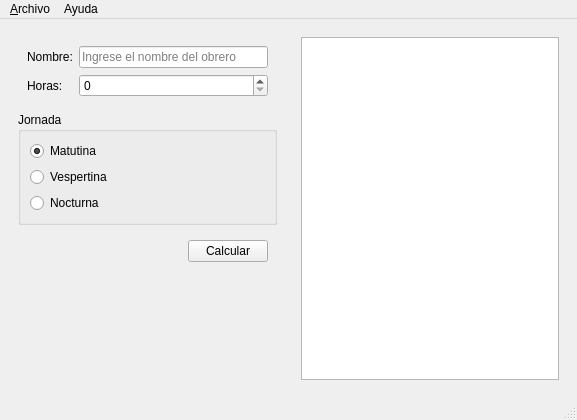
<?xml version="1.0" encoding="UTF-8"?>
<ui version="4.0">
 <class>Principal</class>
 <widget class="QMainWindow" name="Principal">
  <property name="geometry">
   <rect>
    <x>0</x>
    <y>0</y>
    <width>577</width>
    <height>420</height>
   </rect>
  </property>
  <property name="windowTitle">
   <string>Principal</string>
  </property>
  <widget class="QWidget" name="centralwidget">
   <layout class="QHBoxLayout" name="horizontalLayout">
    <item>
     <widget class="QWidget" name="widget_2" native="true">
      <layout class="QVBoxLayout" name="verticalLayout_2">
       <item>
        <widget class="QWidget" name="widget" native="true">
         <layout class="QFormLayout" name="formLayout">
          <item row="0" column="0">
           <widget class="QLabel" name="label">
            <property name="text">
             <string>Nombre:</string>
            </property>
           </widget>
          </item>
          <item row="1" column="0">
           <widget class="QLabel" name="label_2">
            <property name="text">
             <string>Horas:</string>
            </property>
           </widget>
          </item>
          <item row="1" column="1">
           <widget class="QSpinBox" name="inHoras">
            <property name="toolTip">
             <string>Numero de horas trabajadas por semana</string>
            </property>
            <property name="maximum">
             <number>50</number>
            </property>
           </widget>
          </item>
          <item row="0" column="1">
           <widget class="QLineEdit" name="inNombre">
            <property name="toolTip">
             <string>&lt;html&gt;&lt;head/&gt;&lt;body&gt;&lt;p&gt;&lt;span style=&quot; font-weight:600;&quot;&gt;Nombre&lt;/span&gt; del obrero&lt;/p&gt;&lt;/body&gt;&lt;/html&gt;</string>
            </property>
            <property name="placeholderText">
             <string>Ingrese el nombre del obrero</string>
            </property>
           </widget>
          </item>
         </layout>
        </widget>
       </item>
       <item>
        <widget class="QGroupBox" name="groupBox">
         <property name="toolTip">
          <string>Tipo de jordana laboral</string>
         </property>
         <property name="title">
          <string>Jornada</string>
         </property>
         <layout class="QVBoxLayout" name="verticalLayout_3">
          <item>
           <widget class="QRadioButton" name="inMatutina">
            <property name="text">
             <string>Matutina</string>
            </property>
            <property name="checked">
             <bool>true</bool>
            </property>
           </widget>
          </item>
          <item>
           <widget class="QRadioButton" name="inVespertina">
            <property name="text">
             <string>Vespertina</string>
            </property>
           </widget>
          </item>
          <item>
           <widget class="QRadioButton" name="inNocturna">
            <property name="text">
             <string>Nocturna</string>
            </property>
           </widget>
          </item>
         </layout>
        </widget>
       </item>
       <item>
        <widget class="QWidget" name="widget_4" native="true">
         <layout class="QHBoxLayout" name="horizontalLayout_2">
          <item>
           <spacer name="horizontalSpacer">
            <property name="orientation">
             <enum>Qt::Horizontal</enum>
            </property>
            <property name="sizeHint" stdset="0">
             <size>
              <width>40</width>
              <height>20</height>
             </size>
            </property>
           </spacer>
          </item>
          <item>
           <widget class="QPushButton" name="cmdCalcular">
            <property name="toolTip">
             <string>Calcular Salario</string>
            </property>
            <property name="text">
             <string>Calcular</string>
            </property>
           </widget>
          </item>
         </layout>
        </widget>
       </item>
       <item>
        <spacer name="verticalSpacer">
         <property name="orientation">
          <enum>Qt::Vertical</enum>
         </property>
         <property name="sizeHint" stdset="0">
          <size>
           <width>20</width>
           <height>40</height>
          </size>
         </property>
        </spacer>
       </item>
      </layout>
     </widget>
    </item>
    <item>
     <widget class="QWidget" name="widget_3" native="true">
      <layout class="QVBoxLayout" name="verticalLayout">
       <item>
        <widget class="QPlainTextEdit" name="outResultado">
         <property name="readOnly">
          <bool>true</bool>
         </property>
        </widget>
       </item>
      </layout>
     </widget>
    </item>
   </layout>
  </widget>
  <widget class="QMenuBar" name="menubar">
   <property name="geometry">
    <rect>
     <x>0</x>
     <y>0</y>
     <width>577</width>
     <height>26</height>
    </rect>
   </property>
   <widget class="QMenu" name="menuArchivo">
    <property name="title">
     <string>&amp;Archivo</string>
    </property>
    <addaction name="mnuAbrir"/>
    <addaction name="mnuGuardar"/>
    <addaction name="separator"/>
    <addaction name="mnuCalcular"/>
    <addaction name="mnuSalir"/>
   </widget>
   <widget class="QMenu" name="menuAyuda">
    <property name="title">
     <string>Ayuda</string>
    </property>
    <addaction name="actionAcerca_de"/>
   </widget>
   <addaction name="menuArchivo"/>
   <addaction name="menuAyuda"/>
  </widget>
  <widget class="QStatusBar" name="statusbar"/>
  <action name="mnuAbrir">
   <property name="text">
    <string>Abrir</string>
   </property>
   <property name="shortcut">
    <string>Ctrl+O</string>
   </property>
  </action>
  <action name="mnuGuardar">
   <property name="text">
    <string>Guardar</string>
   </property>
   <property name="shortcut">
    <string>Ctrl+S</string>
   </property>
  </action>
  <action name="actionSalir">
   <property name="text">
    <string>Salir</string>
   </property>
  </action>
  <action name="mnuCalcular">
   <property name="text">
    <string>Calcular</string>
   </property>
   <property name="shortcut">
    <string>F1</string>
   </property>
  </action>
  <action name="mnuSalir">
   <property name="text">
    <string>Salir</string>
   </property>
   <property name="shortcut">
    <string>Ctrl+Q</string>
   </property>
  </action>
  <action name="actionAcerca_de">
   <property name="text">
    <string>Acerca de</string>
   </property>
  </action>
 </widget>
 <resources/>
 <connections/>
</ui>
